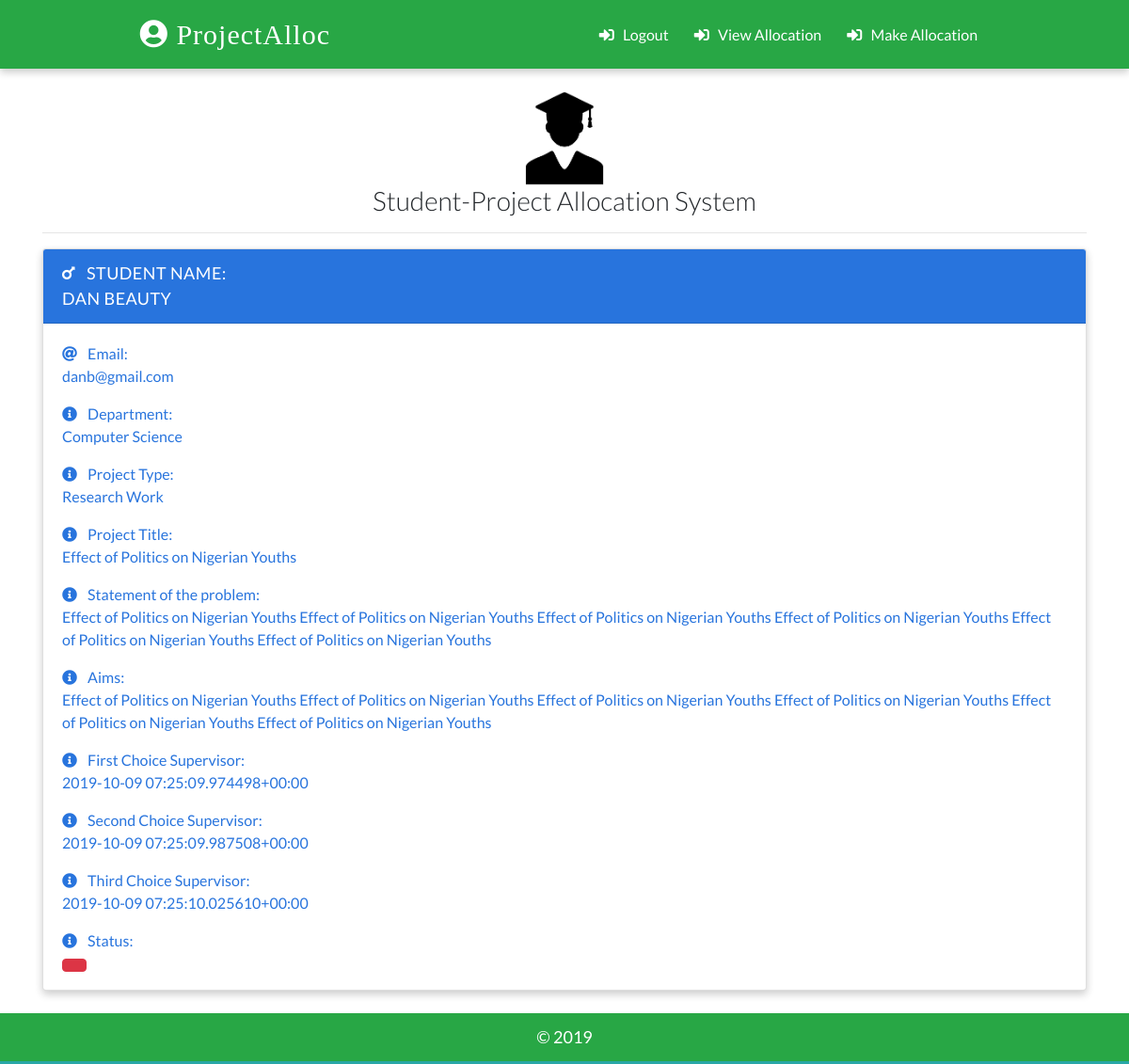
Screenshot of /project/alloc/viewalloc/ (signed in) with the database file from the repository.
### alloc/models.py (models this page shows, shortened)
class Project(models.Model):
    manager = models.ForeignKey(User, on_delete=models.CASCADE, default=None)
    regno = models.CharField(max_length=100)
    name = models.CharField(max_length=100)
    email = models.EmailField(max_length=100)
    projecttitle = models.CharField(max_length=250, null=True)
    department = models.CharField(max_length=100, choices=(
        ('Computer Science', 'Computer Science'),
        ('Information Tecnology', 'Information Tecnology'),
        ('Software Engineering', 'Software Engineering'),
        ('Cyber Security', 'Cyber Security')
    ))
    projecttype = models.CharField(max_length=100, choices=(
        ('Research Work', 'Research Work'),
        ('Design and Implementation', 'Design and Implementation' )
    ))
    statement = models.TextField()
    aims = models.TextField()
    first_choice_supervisor = models.CharField(max_length=100, choices=(
        ('prof', 'Prof Ahmad Baita Garko'),
        ('dean', 'Dr Abubakar Miyim'),
        ('hodcsc', 'Dr zaharadden'),
        ('kareem', 'Dr Abdulkareem'),
        ('lawan', 'Dr Abba Lawan'),
        ('kzr', 'Ahmad Sani Kazaure'),
        ('garko', 'Haruna Garko'),
        ('eng', 'Muhammad Abbas'),
        ('aml', 'Aminu Lawal'),
        ('mt', 'Muhammad Tukur Usman'),
        ('salisu', 'Sani Salisu')
    ))
    second_choice_supervisor = models.CharField(max_length=100, choices=(
        ('prof', 'Prof Ahmad Baita Garko'),
        ('dean', 'Dr Abubakar Miyim'),
        ('hodcsc', 'Dr zaharadden'),
        ('kareem', 'Dr Abdulkareem'),
        ('lawan', 'Dr Abba Lawan'),
        ('kzr', 'Ahmad Sani Kazaure'),
        ('garko', 'Haruna Garko'),
        ('eng', 'Muhammad Abbas'),
        ('aml', 'Aminu Lawal'),
        ('mt', 'Muhammad Tukur Usman'),
        ('salisu', 'Sani Salisu')
    ))
    third_choice_supervisor = models.CharField(max_length=100, choices=(
        ('prof', 'Prof Ahmad Baita Garko'),
        ('dean', 'Dr Abubakar Miyim'),
        ('hodcsc', 'Dr zaharadden'),
        ('kareem', 'Dr Abdulkareem'),
        ('lawan', 'Dr Abba Lawan'),
        ('kzr', 'Ahmad Sani Kazaure'),
        ('garko', 'Haruna Garko'),
        ('eng', 'Muhammad Abbas'),
        ('aml', 'Aminu Lawal'),
        ('mt', 'Muhammad Tukur Usman'),
        ('salisu', 'Sani Salisu')
    ))
    status = models.CharField(max_length=100, choices=(
        ('Review', 'Review'),
        ('Accepted', 'Accepted'),
        ('Rejected', 'Rejected')
    ))
    date_added = models.DateTimeField(default=datetime.now)
    class Meta:
        ordering = ['-id']

### alloc/views.py (the view)
# urls.py: path('project/alloc/viewalloc/', views.projectAllocView.as_view(), name="viewalloc"),
class projectAllocView(ListView):
    template_name = 'viewalloc.html'
    model = Project
    context_object_name = 'projects'
    def get_queryset(self):
        projects = super().get_queryset()
        return projects.filter(manager=self.request.user)

### templates/viewalloc.html (shortened to what this page needs)
{% extends 'base.html' %}
{% load static %}
{% block content %}
<div class="container main-part">
{% if  projects %}
{% for project in projects %}
    <div class="card boy-card">
      <div class="card-header">
        <a href="" class="text-white header-link"
          ><i class="fas fa-mars mr-2"></i> <span>Student Name: <br></span>{{project.name}} </a>
      </div>
      <div class="card-body pb-0">
        <p>
          <i class="fas fa-at mr-2"></i> <span>Email: <br></span>
          <a href="mailto:{{project.email}}">{{project.email}}</a>
        </p>
        <p><i class="fas fa-info-circle mr-2"></i> Department: <br></span> {{project.department}}</p>
        <p><i class="fas fa-info-circle mr-2"></i> Project Type: <br></span>{{project.projecttype}}</p>
        <p><i class="fas fa-info-circle mr-2"></i> Project Title: <br></span>{{project.projecttitle}}</p>
        <p><i class="fas fa-info-circle mr-2"></i> Statement of the problem: <br></span>{{project.statement}}</p>
        <p><i class="fas fa-info-circle mr-2"></i> Aims: <br></span>{{project.aims}}</p>
        <p><i class="fas fa-info-circle mr-2"></i> First Choice Supervisor: <br></span>{{project.first_choice_supervisor}}</p>
        <p><i class="fas fa-info-circle mr-2"></i> Second Choice Supervisor: <br></span>{{project.second_choice_supervisor}}</p>
        <p><i class="fas fa-info-circle mr-2"></i> Third Choice Supervisor: <br></span>{{project.third_choice_supervisor}}</p>
        <p><i class="fas fa-info-circle mr-2"></i> Status: <br></span>
        {% if project.status == "Accepted" %}
        <button class="btn btn-success">{{project.status}}</button>
        {% elif project.status == "Review" %}
        <button class="btn btn-info">{{project.status}}</button>
        {% else %}
        <button class="btn btn-danger">{{project.status}}</button>
        {% endif %}
        </p>
      </div>
    </div>
{% endfor %}
{% else %}
You do not have allocations yet
{% endif %}
</div>
{% endblock content %}

### static/css/main.css (style rules this page uses)
:root { --back: #29a7a6; --girl: #e64298; --boy: #2874dd; }
body { font-family: Lato, sans-serif; }
.card { box-shadow: 0 4px 8px 0 rgba(0, 0, 0, 0.2); transition: 0.3s; min-width: 250px; box-sizing: border-box; }
.card-header { font-size: 18px; letter-spacing: 0.5px; text-transform: uppercase; }
.boy-card .card-header { background-color: var(--boy); }
.boy-card .card-body, .boy-card .card-body p a { color: var(--boy); }
.card-body p { cursor: pointer; }
.main-part { display: flex; flex-wrap: wrap; justify-content: space-evenly; }

### rows the page displays
Project: name "DAN BEAUTY", email "danb@gmail.com", department "Computer Science", projecttype "Research Work", projecttitle "Effect of Politics on Nigerian Youths", statement "Effect of Politics on Nigerian Youths Effect of Politics on Nigerian Youths Effect of Politics on Nigerian Youths Effect of Politics on Nigerian Youths Effect of Politics on Nigerian Youths Effect of Politics on Nigerian Youths", aims "Effect of Politics on Nigerian Youths Effect of Politics on Nigerian Youths Effect of Politics on Nigerian Youths Effect of Politics on Nigerian Youths Effect of Politics on Nigerian Youths Effect of Politics on Nigerian Youths", first_choice_supervisor "2019-10-09 07:25:09.974498+00:00", second_choice_supervisor "2019-10-09 07:25:09.987508+00:00", third_choice_supervisor "2019-10-09 07:25:10.025610+00:00"
